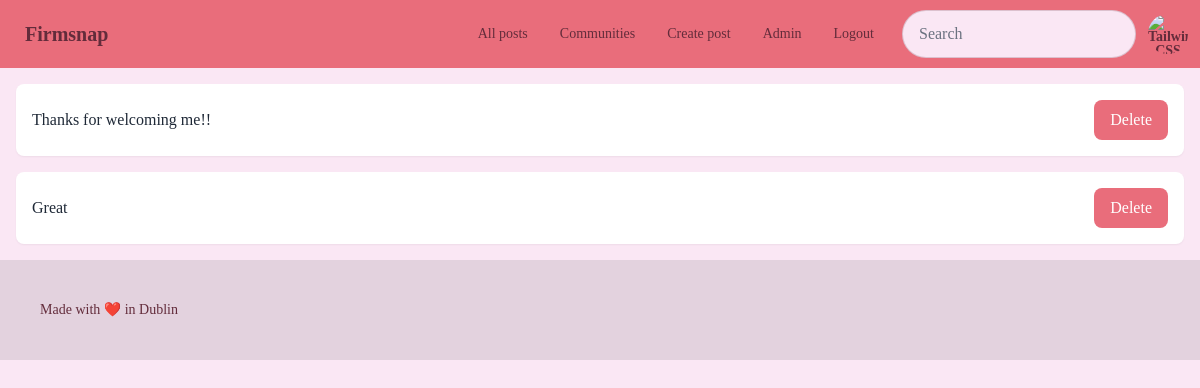
/app/admin/all_comments (signed in), run on an earlier commit of the app's database.
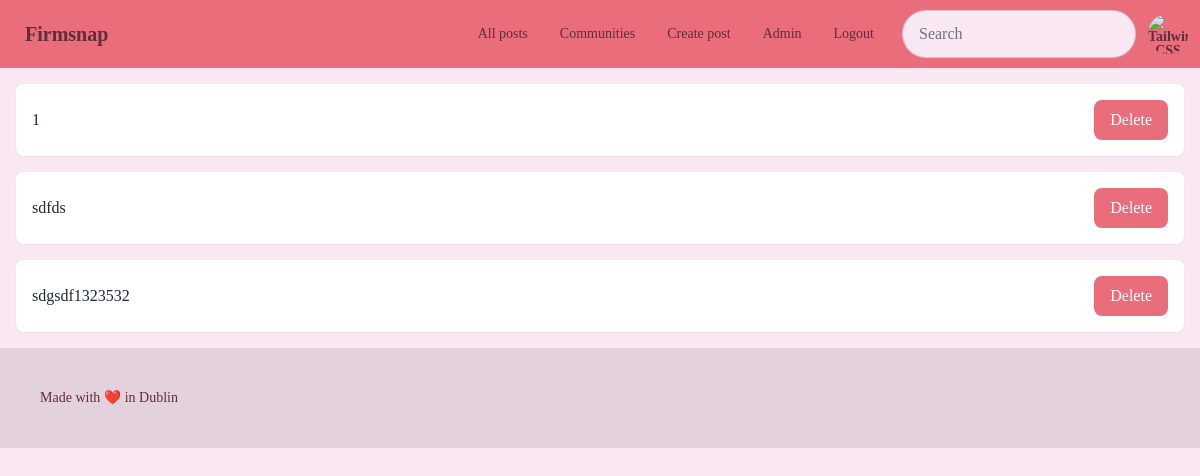
And on a later commit of the database.
### app/models.py (models this page shows)
class Comment(models.Model):
    user_id = models.ForeignKey(User, on_delete=models.CASCADE)
    post_id = models.ForeignKey(Post, on_delete=models.CASCADE)
    organisation_id = models.ForeignKey(Organisation, on_delete=models.CASCADE)
    comment_text = models.TextField(max_length=2000)
    pub_date = models.DateTimeField(auto_now_add=True)
    votes = models.IntegerField(default=0)
    def __str__(self):
        return self.comment_text

### app/views.py (the view)
@login_required
def org_admin_all_comments(request):
    user = request.user
    if user.is_org_admin:
        return render(
            request,
            "app/org_admin_all_comments.html",
            {
                "all_comments": Comment.objects.filter(
                    organisation_id=user.organisation_id
                )
            },
        )
    else:
        return admin_access_only_template()

### app/templates/app/org_admin_all_comments.html
{% extends 'app/base.html' %}
{% block content %}
  {% if all_comments %}
    <ul class="space-y-4">
      {% for comment in all_comments %}
        <li class="bg-white shadow-sm rounded-lg p-4 flex justify-between items-center">
          <div class="flex-1">
            <p class="text-gray-800">{{ comment }}</p>
          </div>
          <a href="{% url 'admin_delete_comment' comment.id %}" class="bg-primary text-white px-4 py-2 rounded-lg hover:bg-red-600 transition duration-200 ease-in-out">Delete</a>
        </li>
      {% endfor %}
    </ul>
  {% else %}
    <p class="text-gray-500">No comments in your org yet</p>
  {% endif %}
{% endblock %}

What changed in the data, as far as the page shows it:
removed Comment: comment_text "Thanks for welcoming me!!"
removed Comment: comment_text "Great"
added Comment: comment_text "1"
added Comment: comment_text "sdfds"
added Comment: comment_text "sdgsdf1323532"
